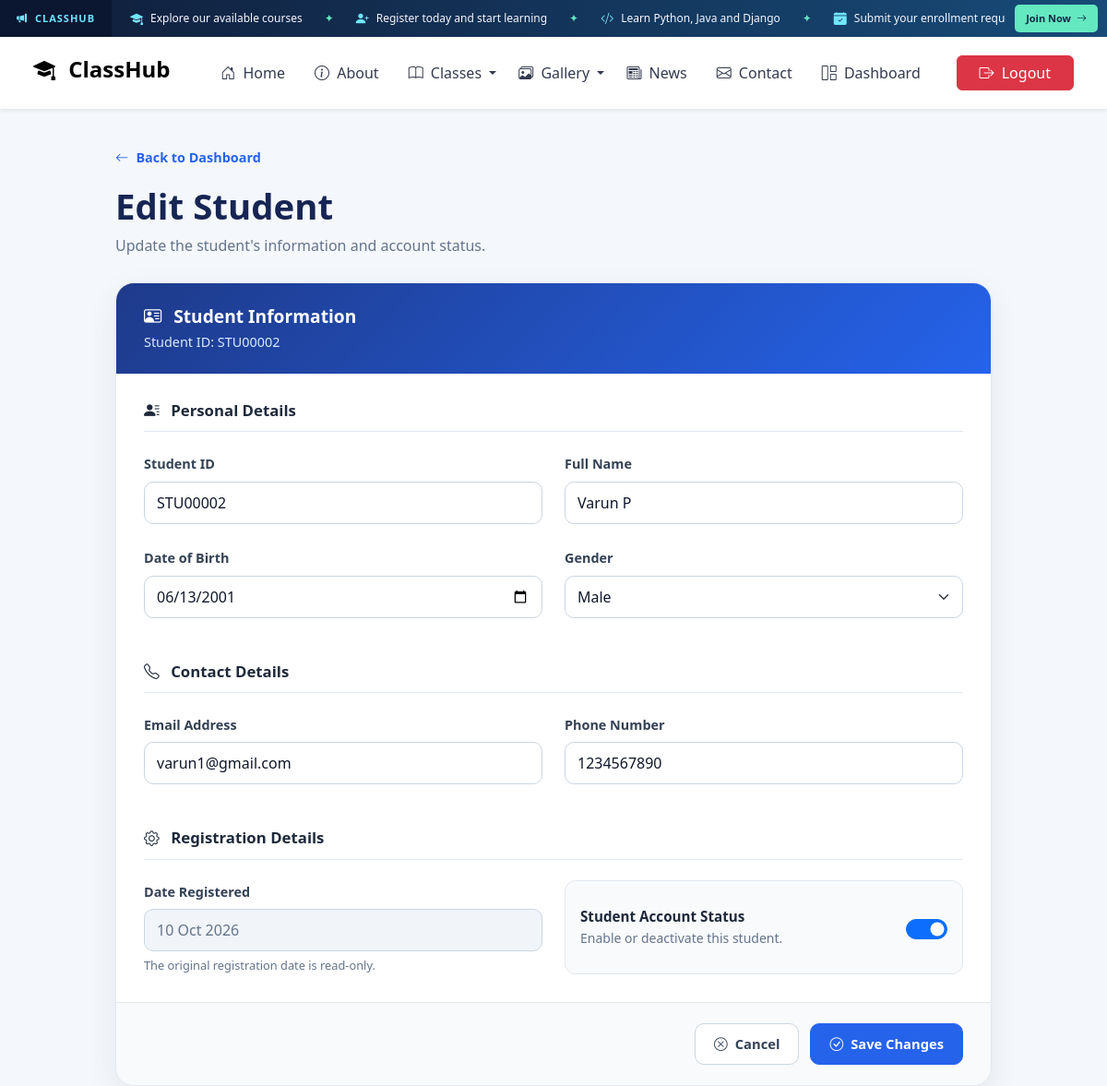
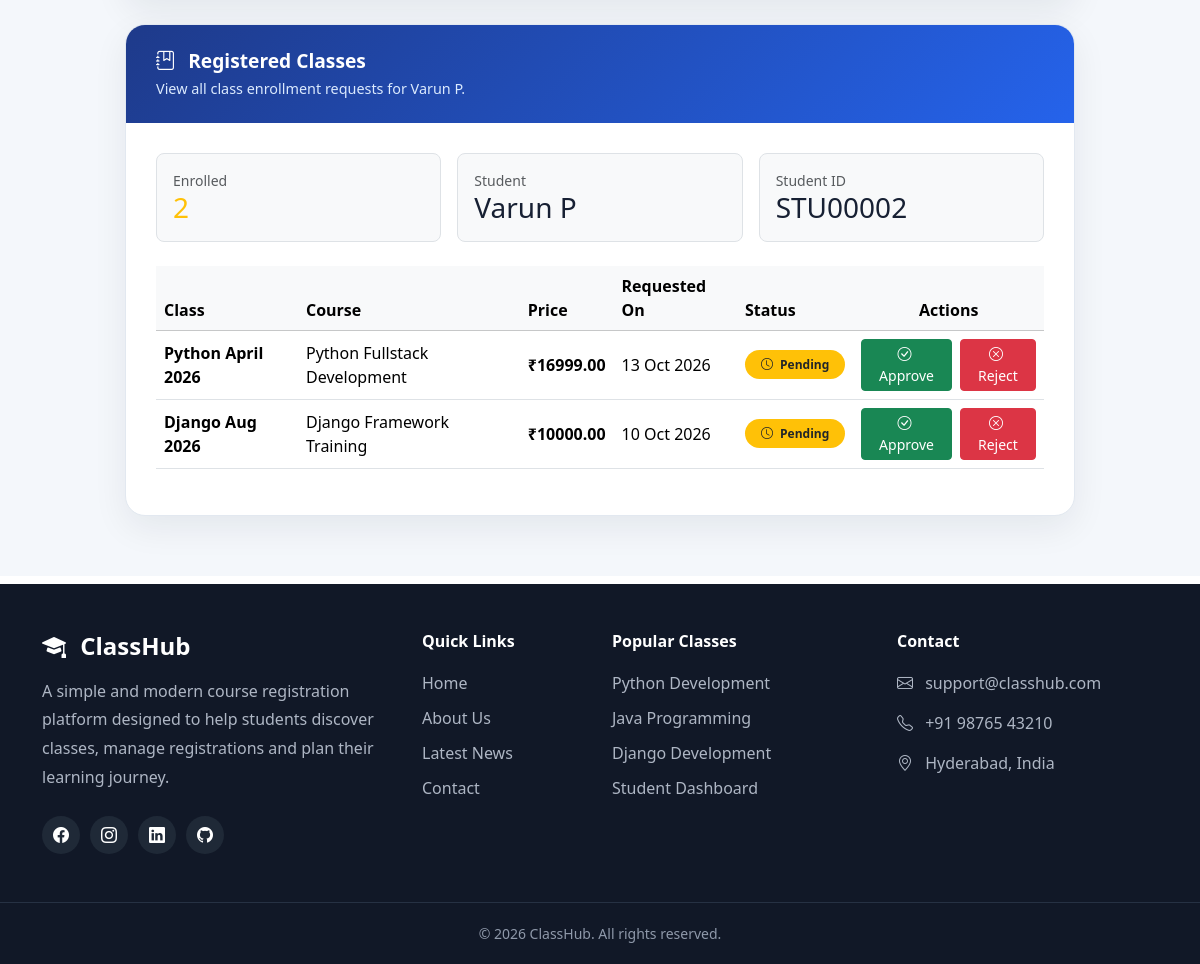
Screenshot of /Sedit/2/ (signed in) with the database file from the repository (2 pictures, top to bottom).
### classreg/models.py (models this page shows, shortened)
class Student(models.Model):
    GENDER_CHOICES = [
        ('Male', 'Male'),
        ('Female', 'Female'),
        ('Other', 'Other'),
    ]
    user = models.OneToOneField(
        settings.AUTH_USER_MODEL,
        on_delete=models.CASCADE,
        null=True,
        blank=True,
        related_name='student_profile'
    )
    Student_ID = models.CharField(
        max_length=20, unique=True, blank=True
    )
    Name = models.CharField(max_length=100)
    Date_of_Birth = models.DateField(null=True, blank=True)
    Gender = models.CharField(
        max_length=10, choices=GENDER_CHOICES, blank=True
    )
    Email = models.EmailField(blank=True)
    Phone = models.CharField(max_length=20, blank=True)
    Date_Registered = models.DateTimeField(auto_now_add=True)
    Is_Active = models.BooleanField(default=True)

class ClassEnrollment(models.Model):
    STATUS_CHOICES = [
        ('Pending', 'Pending'),
        ('Approved', 'Approved'),
        ('Rejected', 'Rejected'),
    ]
    student = models.ForeignKey(
        Student,
        on_delete=models.PROTECT,
        related_name='enrollments'
    )
    registered_class = models.ForeignKey(
        RegisteredClass,
        on_delete=models.PROTECT,
        related_name='enrollments'
    )
    registered_on = models.DateTimeField(auto_now_add=True)
    status = models.CharField(
        max_length=10,
        choices=STATUS_CHOICES,
        default='Pending'
    )
    progress = models.PositiveSmallIntegerField(default=0)
    class Meta:
        constraints = [
            models.UniqueConstraint(
                fields=['student', 'registered_class'],
                name='unique_student_class_enrollment'
            )
        ]

class RegisteredClass(models.Model):
    name = models.CharField(max_length=100)
    course = models.CharField(max_length=100)
    instructor = models.CharField(max_length=100, blank=True)
    description = models.TextField(blank=True)
    schedule = models.CharField(max_length=150, blank=True)
    capacity = models.PositiveIntegerField(default=30)
    is_active = models.BooleanField(default=True)
    price = models.DecimalField(
        max_digits=10,
        decimal_places=2,
        default=Decimal("0.00"),
        validators=[MinValueValidator(Decimal("0.00"))],
        )
    students = models.ManyToManyField(
        Student,
        through='ClassEnrollment',
        related_name='registered_classes',
        blank=True
    )

### classreg/views.py (the view, shortened to what this page needs)
# urls.py: path('Sedit/<int:id>/', views.Seditview, name='Sedit'),
@login_required
@user_passes_test(is_admin)
def Seditview(request, id):
    student = get_object_or_404(Student, id=id)
    enrollments = ClassEnrollment.objects.filter(
        student=student
    ).select_related(
        'registered_class'
    ).order_by('-registered_on')
    return render(
        request,
        "classreg/sedit.html",
        {
            "student": student,
            "enrollments": enrollments,
        }
    )

### templates/classreg/sedit.html (shortened to what this page needs)
{% extends 'classreg/navbar.html' %}
{% block nav_block %}
<div class="edit-student-page">
    <div class="edit-student-container">
        <a href="{% url 'dashboard' %}" class="edit-breadcrumb">
            <i class="bi bi-arrow-left"></i>
            Back to Dashboard
        </a>
        <div class="edit-header">
            <h1>Edit Student</h1>
            <p>Update the student's information and account status.</p>
        </div>
        <div class="edit-card">
            <div class="edit-card-header">
                <h2>
                    <i class="bi bi-person-vcard me-2"></i>
                    Student Information
                </h2>
                <p>
                    Student ID: {{ student.Student_ID }}
                </p>
            </div>
            <form method="POST"
                  action="{% url 'Sedit' student.id %}"
                  class="student-form">
                <div class="edit-card-body">
                    <h3 class="form-section-title">
                        <i class="bi bi-person-lines-fill me-2"></i>
                        Personal Details
                    </h3>
                    <div class="row g-4">
                        <div class="col-md-6">
                            <label for="Student_ID" class="form-label">
                                Student ID
                            </label>
                            <input type="text"
                                   class="form-control"
                                   id="Student_ID"
                                   name="Student_ID"
                                   value="{{ student.Student_ID }}"
                                   required>
                        </div>
                        <div class="col-md-6">
                            <label for="Name" class="form-label">
                                Full Name
                            </label>
                            <input type="text"
                                   class="form-control"
                                   id="Name"
                                   name="Name"
                                   value="{{ student.Name }}"
                                   maxlength="150"
                                   required>
                        </div>
                        <div class="col-md-6">
                            <label for="Date_of_Birth" class="form-label">
                                Date of Birth
                            </label>
                            <input type="date"
                                   class="form-control"
                                   id="Date_of_Birth"
                                   name="Date_of_Birth"
                                   value="{{ student.Date_of_Birth|date:'Y-m-d' }}"
                                   required>
                        </div>
                        <div class="col-md-6">
                            <label for="Gender" class="form-label">
                                Gender
                            </label>
                            <select class="form-select"
                                    id="Gender"
                                    name="Gender"
                                    required>
                                <option value="Male"
                                    {% if student.Gender == "Male" %}selected{% endif %}>
                                    Male
                                </option>
                            </select>
                        </div>
                    </div>
                    <h3 class="form-section-title mt-5">
                        <i class="bi bi-telephone me-2"></i>
                        Contact Details
                    </h3>
                    <div class="row g-4">
                        <div class="col-md-6">
                            <label for="Email" class="form-label">
                                Email Address
                            </label>
                            <input type="email"
                                   class="form-control"
                                   id="Email"
                                   name="Email"
                                   value="{{ student.Email }}"
                                   required>
                        </div>
                        <div class="col-md-6">
                            <label for="Phone" class="form-label">
                                Phone Number
                            </label>
                            <input type="tel"
                                   class="form-control"
                                   id="Phone"
                                   name="Phone"
                                   value="{{ student.Phone }}"
                                   required>
                        </div>
                    </div>
                    <h3 class="form-section-title mt-5">
                        <i class="bi bi-gear me-2"></i>
                        Registration Details
                    </h3>
                    <div class="row g-4">
                        <div class="col-md-6">
                            <label for="Date_Registered" class="form-label">
                                Date Registered
                            </label>
                            <input type="text"
                                   class="form-control"
                                   id="Date_Registered"
                                   value="{{ student.Date_Registered|date:'d M Y' }}"
                                   readonly>
                            <span class="field-help">
                                The original registration date is read-only.
                            </span>
                        </div>
                        <div class="col-md-6">
                            <div class="active-status-box h-100">
                                <div>
                                    <strong>Student Account Status</strong>
                                    <small>Enable or deactivate this student.</small>
                                </div>
                                <div class="form-check form-switch mb-0">
                                    <input class="form-check-input"
                                           type="checkbox"
                                           role="switch"
                                           id="Is_Active"
                                           name="Is_Active"
                                           value="True"
                                           {% if student.Is_Active %}checked{% endif %}>
                                </div>
                            </div>
                        </div>
                    </div>
                </div>
                <div class="edit-card-footer">
                    <a href="{% url 'dashboard' %}"
                       class="edit-btn edit-btn-cancel">
                        <i class="bi bi-x-circle"></i>
                        Cancel
                    </a>
                    <button type="submit" class="edit-btn edit-btn-save">
                        <i class="bi bi-check-circle"></i>
                        Save Changes
                    </button>
                </div>
            </form>
        </div>
        <div class="edit-card mt-4">
            <div class="edit-card-header">
                <h2>
                    <i class="bi bi-journal-bookmark me-2"></i>
                    Registered Classes
                </h2>
                <p>
                    View all class enrollment requests for {{ student.Name }}.
                </p>
            </div>
            <div class="edit-card-body">
                <div class="row g-3 mb-4">
                    <div class="col-md-4">
                        <div class="p-3 rounded-3 border bg-light">
                            <div class="text-muted small">Enrolled</div>
                            <h3 class="mb-0 text-warning">
                                {{ enrollments.count }}
                            </h3>
                        </div>
                    </div>
                    <div class="col-md-4">
                        <div class="p-3 rounded-3 border bg-light">
                            <div class="text-muted small">Student</div>
                            <h3 class="mb-0">{{ student.Name }}</h3>
                        </div>
                    </div>
                    <div class="col-md-4">
                        <div class="p-3 rounded-3 border bg-light">
                            <div class="text-muted small">Student ID</div>
                            <h3 class="mb-0">{{ student.Student_ID }}</h3>
                        </div>
                    </div>
                </div>
                <div class="table-responsive">
                    <table class="table table-hover align-middle">
                        <thead class="table-light">
                            <tr>
                                <th>Class</th>
                                <th>Course</th>
                                <th>Price</th>
                                <th>Requested On</th>
                                <th>Status</th>
                                <th class="text-center">Actions</th>
                            </tr>
                        </thead>
                        <tbody>
                            {% for enrollment in enrollments %}
                            <tr>
                                <td class="fw-semibold">
                                    {{ enrollment.registered_class.name }}
                                </td>
                                <td>
                                    {{ enrollment.registered_class.course }}
                                </td>
                                <td class="fw-semibold">
                                    ₹{{ enrollment.registered_class.price|floatformat:2 }}
                                </td>
                                <td>
                                    {{ enrollment.registered_on|date:"d M Y" }}
                                </td>
                                <td>
                                    {% if enrollment.status == "Approved" %}
                                        <span class="badge bg-success rounded-pill px-3 py-2">
                                            <i class="bi bi-check-circle me-1"></i>
                                            Approved
                                        </span>
                                    {% elif enrollment.status == "Pending" %}
                                        <span class="badge bg-warning text-dark rounded-pill px-3 py-2">
                                            <i class="bi bi-clock me-1"></i>
                                            Pending
                                        </span>
                                    {% elif enrollment.status == "Rejected" %}
                                        <span class="badge bg-danger rounded-pill px-3 py-2">
                                            <i class="bi bi-x-circle me-1"></i>
                                            Rejected
                                        </span>
                                    {% else %}
                                        <span class="badge bg-secondary rounded-pill px-3 py-2">
                                            {{ enrollment.status }}
                                        </span>
                                    {% endif %}
                                </td>
                                <td>
                                    <div class="d-flex justify-content-center gap-2">
                                        {% if enrollment.status == "Pending" %}
                                        <form method="POST"
                                            action="{% url 'update_enrollment_status' enrollment.id %}">
                                            <button type="submit"
                                                    class="btn btn-sm btn-success"
                                                    onclick="return confirm('Approve this enrollment?');">
                                                <i class="bi bi-check-circle me-1"></i>
                                                Approve
                                            </button>
                                        </form>
                                        <form method="POST"
                                            action="{% url 'update_enrollment_status' enrollment.id %}">
                                            <button type="submit"
                                                    class="btn btn-sm btn-danger"
                                                    onclick="return confirm('Reject this enrollment?');">
                                                <i class="bi bi-x-circle me-1"></i>
                                                Reject
                                            </button>
                                        </form>
                                        {%else%}
                                        <p class='mt-2'>No action required</p>
                                        {% endif %}
                                    </div>
                                </td>
                            </tr>
                            {% endfor %}
                        </tbody>
                    </table>
                </div>
            </div>
        </div>
    </div>
</div>
{% endblock %}

### rows the page displays
Student: Student_ID "STU00002", Name "Varun P", Date_of_Birth "06/13/2001", Gender "Male", Email "varun1@gmail.com", Phone "1234567890", Date_Registered "10 Oct 2026", Is_Active "☑"
ClassEnrollment: registered_class.name "Python April 2026", registered_class.course "Python Fullstack Development", registered_class.price "16999.00", registered_on "13 Oct 2026", status "Pending" (drawn)
ClassEnrollment: registered_class.name "Django Aug 2026", registered_class.course "Django Framework Training", registered_class.price "10000.00", registered_on "10 Oct 2026", status "Pending" (drawn)

### other values shown
{{ enrollments.count }} "2"
